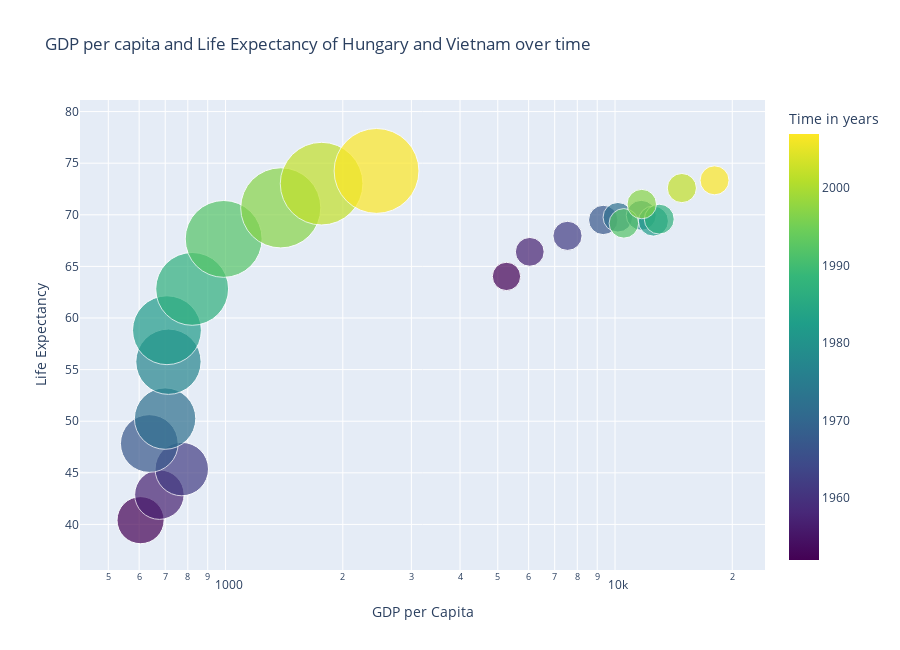

Write notebook code for a chart like this one.
### Markdown cell above
In the following chart, time is denoted by color to show that even though Vietnam lags far behind Hungary in terms of GDP per capita, it has catched up with the same level of life expentancy within a decade starting far below.  The size of bubbles corresponds to the population.

### Code cell
import plotly.express as px

dataset = gapminder_indicators[gapminder_indicators['country'].isin(['Hungary', 'Vietnam'])]

# Hungary vs Vietnam comparison using time as color
figure = px.scatter(dataset, 
                   x='gdpPercap', 
                   y='lifeExp',
                   size='pop', 
                   color='year',
                   hover_name='country',
                   log_x=True,
                   size_max=60,
                   title='GDP per capita and Life Expectancy of Hungary and Vietnam over time',
                   labels={'gdpPercap': 'GDP per Capita', 
                          'lifeExp': 'Life Expectancy',
                          'pop': 'Population',
                          'year': 'Time in years'},
                   color_continuous_scale='viridis')

figure.update_layout(height=650)
figure.update_coloraxes(colorbar_title="Time in years")
iplot(figure)

### Figure 1 — Plotly figure (JSON) as saved in the notebook; plotly's stock layout.template omitted (floating-point values rounded to 4 significant figures)
{"data": [{"hovertemplate": "<b>%{hovertext}</b><br><br>GDP per Capita=%{x}<br>Life Expectancy=%{y}<br>Population=%{marker.size}<br>Time in years=%{marker.color}<extra></extra>", "hovertext": ["Hungary", "Hungary", "Hungary", "Hungary", "Hungary", "Hungary", "Hungary", "Hungary", "Hungary", "Hungary", "Hungary", "Hungary", "Vietnam", "Vietnam", "Vietnam", "Vietnam", "Vietnam", "Vietnam", "Vietnam", "Vietnam", "Vietnam", "Vietnam", "Vietnam", "Vietnam"], "legendgroup": "", "marker": {"color": [1952, 1957, 1962, 1967, 1972, 1977, 1982, 1987, 1992, 1997, 2002, 2007, 1952, 1957, 1962, 1967, 1972, 1977, 1982, 1987, 1992, 1997, 2002, 2007], "coloraxis": "coloraxis", "size": [9504000, 9839000, 10063000, 10223422, 10394091, 10637171, 10705535, 10612740, 10348684, 10244684, 10083313, 9956108, 26246839, 28998543, 33796140, 39463910, 44655014, 50533506, 56142181, 62826491, 69940728, 76048996, 80908147, 85262356], "sizemode": "area", "sizeref": 23680.0, "symbol": "circle"}, "mode": "markers", "name": "", "orientation": "v", "showlegend": false, "type": "scatter", "x": [5264.0, 6040.0, 7550.0, 9327.0, 10170.0, 11670.0, 12550.0, 12990.0, 10540.0, 11710.0, 14840.0, 18010.0, 605.1, 676.3, 772.0, 637.1, 699.5, 713.5, 707.2, 820.8, 989.0, 1386.0, 1764.0, 2442.0], "xaxis": "x", "y": [64.03, 66.41, 67.96, 69.5, 69.76, 69.95, 69.39, 69.58, 69.17, 71.04, 72.59, 73.34, 40.41, 42.89, 45.36, 47.84, 50.25, 55.76, 58.82, 62.82, 67.66, 70.67, 73.02, 74.25], "yaxis": "y"}], "layout": {"coloraxis": {"colorbar": {"title": {"text": "Time in years"}}, "colorscale": [[0, "#440154"], [0.1111, "#482878"], [0.2222, "#3e4989"], [0.3333, "#31688e"], [0.4444, "#26828e"], [0.5556, "#1f9e89"], [0.6667, "#35b779"], [0.7778, "#6ece58"], [0.8889, "#b5de2b"], [1, "#fde725"]]}, "height": 650, "legend": {"itemsizing": "constant", "tracegroupgap": 0}, "title": {"text": "GDP per capita and Life Expectancy of Hungary and Vietnam over time"}, "xaxis": {"anchor": "y", "domain": [0, 1], "title": {"text": "GDP per Capita"}, "type": "log"}, "yaxis": {"anchor": "x", "domain": [0, 1], "title": {"text": "Life Expectancy"}}}}
